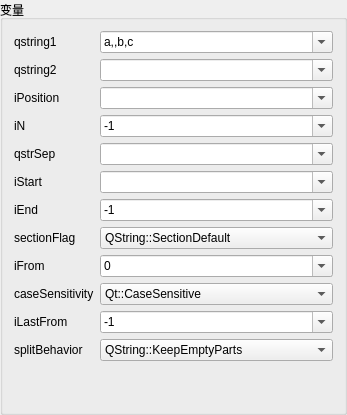
    <widget class="QGroupBox" name="groupBox">
     <property name="title">
      <string>变量</string>
     </property>
     <layout class="QGridLayout" name="gridLayout">
      <item row="1" column="0">
       <widget class="QLabel" name="label_2">
        <property name="text">
         <string>qstring2</string>
        </property>
       </widget>
      </item>
      <item row="5" column="0">
       <widget class="QLabel" name="label_15">
        <property name="text">
         <string>iStart</string>
        </property>
       </widget>
      </item>
      <item row="5" column="1">
       <widget class="QComboBox" name="cbiStart">
        <property name="editable">
         <bool>true</bool>
        </property>
       </widget>
      </item>
      <item row="8" column="0">
       <widget class="QLabel" name="label_25">
        <property name="text">
         <string>iFrom</string>
        </property>
       </widget>
      </item>
      <item row="8" column="1">
       <widget class="QComboBox" name="cbiFrom">
        <property name="editable">
         <bool>true</bool>
        </property>
        <item>
         <property name="text">
          <string>0</string>
         </property>
        </item>
       </widget>
      </item>
      <item row="7" column="0">
       <widget class="QLabel" name="label_17">
        <property name="text">
         <string>sectionFlag</string>
        </property>
       </widget>
      </item>
      <item row="4" column="1">
       <widget class="QComboBox" name="cbqstrSep">
        <property name="editable">
         <bool>true</bool>
        </property>
       </widget>
      </item>
      <item row="7" column="1">
       <widget class="QComboBox" name="cbsectionFlag">
        <property name="editable">
         <bool>false</bool>
        </property>
        <item>
         <property name="text">
          <string>QString::SectionDefault</string>
         </property>
        </item>
        <item>
         <property name="text">
          <string>QString::SectionSkipEmpty</string>
         </property>
        </item>
        <item>
         <property name="text">
          <string>QString::SectionIncludeLeadingSep</string>
         </property>
        </item>
        <item>
         <property name="text">
          <string>QString::SectionIncludeTrailingSep</string>
         </property>
        </item>
        <item>
         <property name="text">
          <string>QString::SectionCaseInsensitiveSeps</string>
         </property>
        </item>
       </widget>
      </item>
      <item row="6" column="0">
       <widget class="QLabel" name="label_16">
        <property name="text">
         <string>iEnd</string>
        </property>
       </widget>
      </item>
      <item row="0" column="0">
       <widget class="QLabel" name="label">
        <property name="text">
         <string>qstring1</string>
        </property>
       </widget>
      </item>
      <item row="1" column="1">
       <widget class="QComboBox" name="cbQString2">
        <property name="editable">
         <bool>true</bool>
        </property>
       </widget>
      </item>
      <item row="6" column="1">
       <widget class="QComboBox" name="cbiEnd">
        <property name="editable">
         <bool>true</bool>
        </property>
        <item>
         <property name="text">
          <string>-1</string>
         </property>
        </item>
       </widget>
      </item>
      <item row="0" column="1">
       <widget class="QComboBox" name="cbQString1">
        <property name="editable">
         <bool>true</bool>
        </property>
        <item>
         <property name="text">
          <string>a,,b,c</string>
         </property>
        </item>
        <item>
         <property name="text">
          <string>编码</string>
         </property>
        </item>
       </widget>
      </item>
      <item row="2" column="0">
       <widget class="QLabel" name="label_5">
        <property name="text">
         <string>iPosition</string>
        </property>
       </widget>
      </item>
      <item row="4" column="0">
       <widget class="QLabel" name="label_14">
        <property name="text">
         <string>qstrSep</string>
        </property>
       </widget>
      </item>
      <item row="3" column="1">
       <widget class="QComboBox" name="cbiN">
        <property name="editable">
         <bool>true</bool>
        </property>
        <item>
         <property name="text">
          <string>-1</string>
         </property>
        </item>
       </widget>
      </item>
      <item row="3" column="0">
       <widget class="QLabel" name="label_7">
        <property name="text">
         <string>iN</string>
        </property>
       </widget>
      </item>
      <item row="10" column="0">
       <widget class="QLabel" name="label_29">
        <property name="text">
         <string>iLastFrom</string>
        </property>
       </widget>
      </item>
      <item row="9" column="1">
       <widget class="QComboBox" name="cbcaseSensitivity">
        <item>
         <property name="text">
          <string>Qt::CaseSensitive</string>
         </property>
        </item>
        <item>
         <property name="text">
          <string>Qt::CaseInsensitive</string>
         </property>
        </item>
       </widget>
      </item>
      <item row="2" column="1">
       <widget class="QComboBox" name="cbiPosition">
        <property name="editable">
         <bool>true</bool>
        </property>
       </widget>
      </item>
      <item row="9" column="0">
       <widget class="QLabel" name="label_26">
        <property name="text">
         <string>caseSensitivity</string>
        </property>
       </widget>
      </item>
      <item row="11" column="0">
       <widget class="QLabel" name="label_39">
        <property name="text">
         <string>splitBehavior</string>
        </property>
       </widget>
      </item>
      <item row="10" column="1">
       <widget class="QComboBox" name="cbiLastFrom">
        <property name="editable">
         <bool>true</bool>
        </property>
        <item>
         <property name="text">
          <string>-1</string>
         </property>
        </item>
       </widget>
      </item>
      <item row="11" column="1">
       <widget class="QComboBox" name="cbsplitBehavior">
        <item>
         <property name="text">
          <string>QString::KeepEmptyParts</string>
         </property>
        </item>
        <item>
         <property name="text">
          <string>QString::SkipEmptyParts</string>
         </property>
        </item>
       </widget>
      </item>
      <item row="12" column="1">
       <spacer name="verticalSpacer_2">
        <property name="orientation">
         <enum>Qt::Vertical</enum>
        </property>
        <property name="sizeHint" stdset="0">
         <size>
          <width>20</width>
          <height>40</height>
         </size>
        </property>
       </spacer>
      </item>
     </layout>
    </widget>
